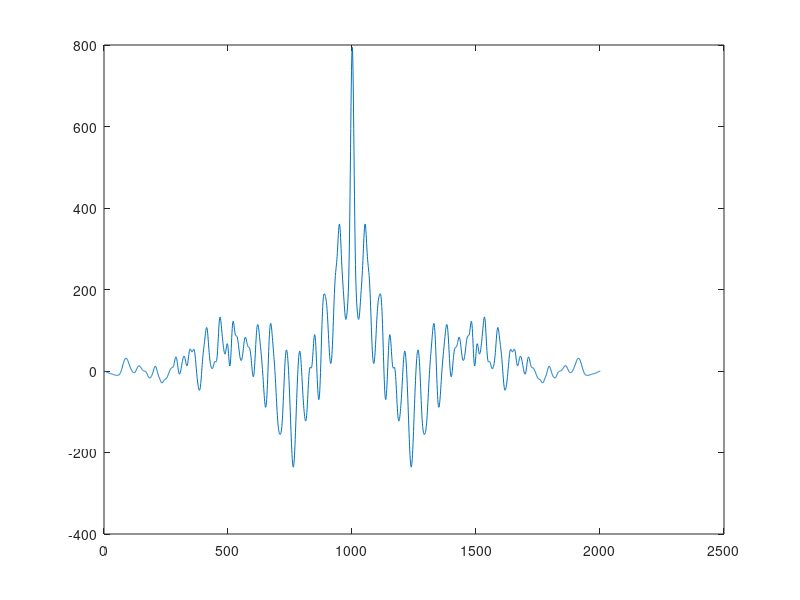

The MATLAB source for this figure:
% Jake's Model

bandwidth = 20e6;
bandwidth = 1e3;
dt = 1/bandwidth;
t = 0:dt:1; % Time Samples
Fdoppler = 10;

M = 10000; % Number of scatterers
N = 2;   % Number of waveforms
a = unifrnd(0,2*pi,M,N);
b = unifrnd(0,2*pi,M,N);
alpha = unifrnd(0,2*pi,M,N);

R_I = zeros(N, numel(t));
R_Q = zeros(N, numel(t));

for n = 1:N
   R_I(n,:) = sum(cos(2*pi*Fdoppler*cos(alpha(:,n)*t) + a(:,n)*ones(1,numel(t))))/sqrt(M);
   R_Q(n,:) = sum(sin(2*pi*Fdoppler*cos(alpha(:,n)*t) + a(:,n)*ones(1,numel(t))))/sqrt(M);
end

R = R_I + R_Q;

theta = unifrnd(0,2*pi,M,N);


figure;
plot(xcorr(R(1,:)));